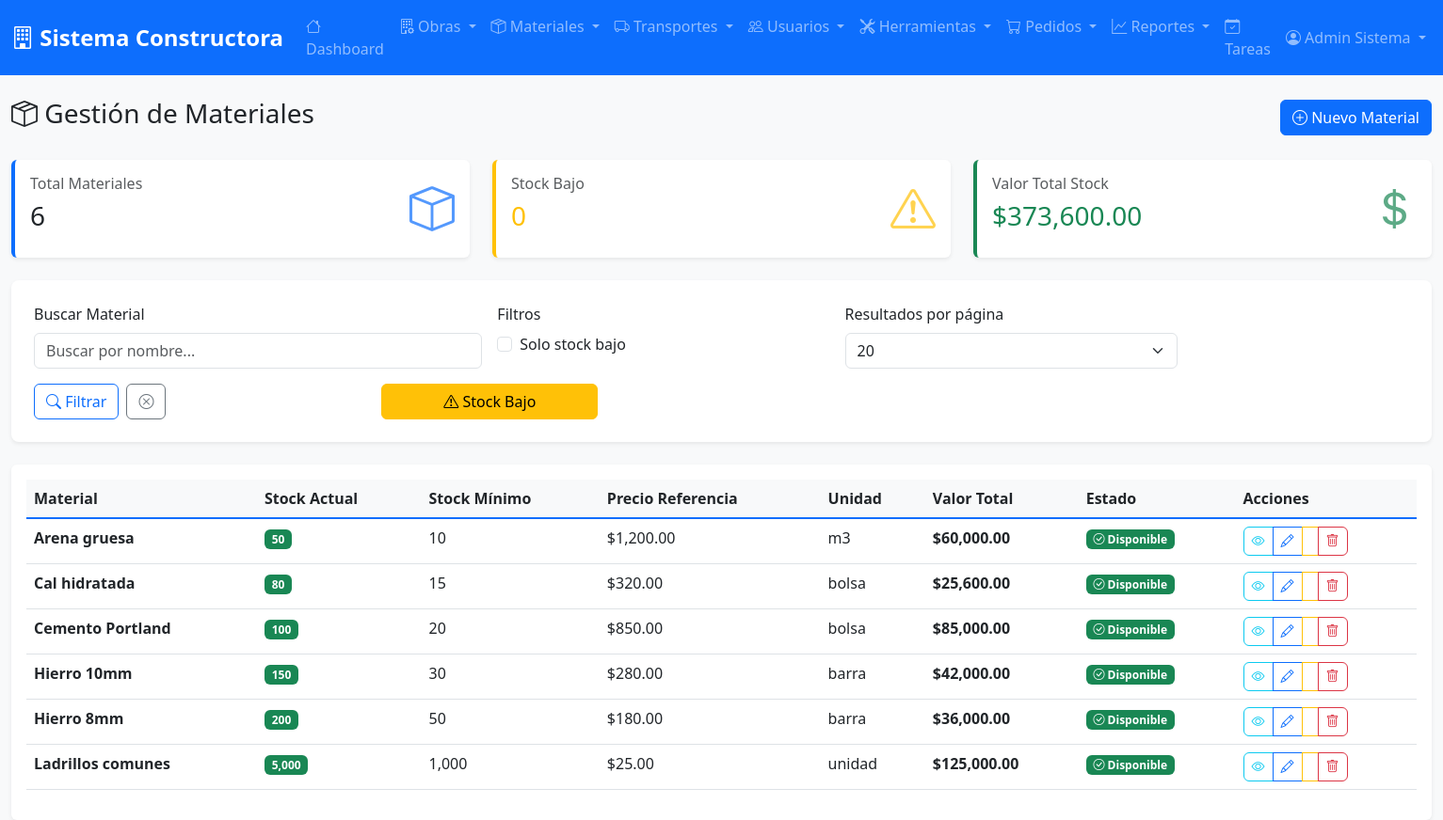
Screenshot of /modules/materiales/list.php (signed in) with the database file from the repository.
### tables this page shows
CREATE TABLE materiales (
    id_material INT AUTO_INCREMENT PRIMARY KEY,
    nombre_material VARCHAR(200) NOT NULL,
    descripcion TEXT,
    categoria VARCHAR(100),
    stock_actual INT DEFAULT 0,
    stock_minimo INT DEFAULT 0,
    stock_maximo INT DEFAULT 0,
    precio_referencia DECIMAL(10,2) DEFAULT 0.00,
    precio_compra DECIMAL(10,2) DEFAULT 0.00,
    unidad_medida VARCHAR(50) DEFAULT 'unidad',
    proveedor VARCHAR(200),
    codigo_interno VARCHAR(50),
    ubicacion_deposito VARCHAR(100),
    estado ENUM('activo', 'inactivo', 'descontinuado') DEFAULT 'activo',
    fecha_creacion TIMESTAMP DEFAULT CURRENT_TIMESTAMP,
    fecha_actualizacion TIMESTAMP DEFAULT CURRENT_TIMESTAMP ON UPDATE CURRENT_TIMESTAMP
);

### config/config.php (called while the page is built, shortened)
<?php
function is_logged_in() {
    return isset($_SESSION['user_id']) && !empty($_SESSION['user_id']);
}
function get_user_role() {
    return $_SESSION['user_role'] ?? null;
}
function has_permission($required_roles) {
    $user_role = get_user_role();
    if (is_array($required_roles)) {
        return in_array($user_role, $required_roles);
    }
    return $user_role === $required_roles;
}
?>

### modules/materiales/list.php (the view, shortened to what this page needs)
<?php
require_once '../../config/config.php';
$database = new Database();
$conn = $database->getConnection();
$filtro_stock_bajo = isset($_GET['stock_bajo']) ? (bool)$_GET['stock_bajo'] : false;
$filtro_busqueda = $_GET['busqueda'] ?? '';
$where_conditions = [];
$params = [];
$where_clause = !empty($where_conditions) ? 'WHERE ' . implode(' AND ', $where_conditions) : '';
$allowed_page_sizes = [20, 50, 100];
$per_page = (int)($_GET['per_page'] ?? 20);
$page = max(1, (int)($_GET['page'] ?? 1));
$offset = ($page - 1) * $per_page;
try {
    $query = "SELECT * FROM materiales $where_clause ORDER BY nombre_material LIMIT $per_page OFFSET $offset";
    $stmt = $conn->prepare($query);
    $stmt->execute($params);
    $materiales = $stmt->fetchAll();
    $stmt_stats = $conn->query("SELECT
        COUNT(*) as total_materiales,
        COUNT(CASE WHEN stock_actual <= stock_minimo THEN 1 END) as stock_bajo,
        SUM(stock_actual * precio_referencia) as valor_total_stock
        FROM materiales");
    $stats = $stmt_stats->fetch();
} catch (Exception $e) {
    error_log("Error al obtener materiales: " . $e->getMessage());
    $materiales = [];
    $stats = ['total_materiales' => 0, 'stock_bajo' => 0, 'valor_total_stock' => 0];
}
include '../../includes/header.php';
?>
<div class="row">
    <div class="col-12">
        <div class="d-flex justify-content-between align-items-center mb-4">
            <h1 class="h3">
                <i class="bi bi-box-seam"></i> Gestión de Materiales
            </h1>
            <a href="create.php" class="btn btn-primary">
                <i class="bi bi-plus-circle"></i> Nuevo Material
            </a>
        </div>
    </div>
</div>
<div class="row mb-4">
    <div class="col-md-4">
        <div class="card dashboard-card">
            <div class="card-body">
                <div class="d-flex justify-content-between">
                    <div>
                        <h6 class="text-muted">Total Materiales</h6>
                        <h3 class="mb-0"><?php echo $stats['total_materiales']; ?></h3>
                    </div>
                    <div class="align-self-center">
                        <i class="bi bi-box dashboard-icon text-primary"></i>
                    </div>
                </div>
            </div>
        </div>
    </div>
    <div class="col-md-4">
        <div class="card dashboard-card warning">
            <div class="card-body">
                <div class="d-flex justify-content-between">
                    <div>
                        <h6 class="text-muted">Stock Bajo</h6>
                        <h3 class="mb-0 text-warning"><?php echo $stats['stock_bajo']; ?></h3>
                    </div>
                    <div class="align-self-center">
                        <i class="bi bi-exclamation-triangle dashboard-icon text-warning"></i>
                    </div>
                </div>
            </div>
        </div>
    </div>
    <div class="col-md-4">
        <div class="card dashboard-card success">
            <div class="card-body">
                <div class="d-flex justify-content-between">
                    <div>
                        <h6 class="text-muted">Valor Total Stock</h6>
                        <h3 class="mb-0 text-success">$<?php echo number_format((float)($stats['valor_total_stock'] ?? 0), 2); ?></h3>
                    </div>
                    <div class="align-self-center">
                        <i class="bi bi-currency-dollar dashboard-icon text-success"></i>
                    </div>
                </div>
            </div>
        </div>
    </div>
</div>
<div class="filter-section">
    <form method="GET" class="row g-3">
        <div class="col-md-4">
            <label for="busqueda" class="form-label">Buscar Material</label>
            <input type="text" class="form-control" id="busqueda" name="busqueda"
                   placeholder="Buscar por nombre..."
                   value="<?php echo htmlspecialchars($filtro_busqueda); ?>">
        </div>
        <div class="col-md-3">
            <label class="form-label">Filtros</label>
            <div class="form-check">
                <input class="form-check-input" type="checkbox" id="stock_bajo" name="stock_bajo" value="1"
                       <?php echo $filtro_stock_bajo ? 'checked' : ''; ?>>
                <label class="form-check-label" for="stock_bajo">
                    Solo stock bajo
                </label>
            </div>
        </div>
        <div class="col-md-3">
            <label for="per_page" class="form-label">Resultados por página</label>
            <select class="form-select" id="per_page" name="per_page">
                <?php foreach ($allowed_page_sizes as $size): ?>
                    <option value="<?php echo $size; ?>" <?php echo $per_page === $size ? 'selected' : ''; ?>><?php echo $size; ?></option>
                <?php endforeach; ?>
            </select>
        </div>
        <div class="col-md-3 d-flex align-items-end">
            <button type="submit" class="btn btn-outline-primary me-2">
                <i class="bi bi-search"></i> Filtrar
            </button>
            <a href="list.php" class="btn btn-outline-secondary">
                <i class="bi bi-x-circle"></i>
            </a>
        </div>
        <div class="col-md-2 d-flex align-items-end">
            <a href="stock_bajo.php" class="btn btn-warning w-100">
                <i class="bi bi-exclamation-triangle"></i> Stock Bajo
            </a>
        </div>
    </form>
</div>
<div class="card">
    <div class="card-body">
        <?php if (!empty($materiales)): ?>
        <div class="table-responsive">
            <table class="table table-hover">
                <thead>
                    <tr>
                        <th>Material</th>
                        <th>Stock Actual</th>
                        <th>Stock Mínimo</th>
                        <th>Precio Referencia</th>
                        <th>Unidad</th>
                        <th>Valor Total</th>
                        <th>Estado</th>
                        <th>Acciones</th>
                    </tr>
                </thead>
                <tbody>
                    <?php foreach ($materiales as $material): ?>
                    <tr class="<?php echo $material['stock_actual'] <= $material['stock_minimo'] ? 'table-warning' : ''; ?>">
                        <td>
                            <strong><?php echo htmlspecialchars($material['nombre_material']); ?></strong>
                        </td>
                        <td>
                            <span class="badge <?php echo $material['stock_actual'] <= $material['stock_minimo'] ? 'bg-warning text-dark' : 'bg-success'; ?>">
                                <?php echo number_format((float)($material['stock_actual'] ?? 0)); ?>
                            </span>
                        </td>
                        <td><?php echo number_format((float)($material['stock_minimo'] ?? 0)); ?></td>
                        <td>$<?php echo number_format((float)($material['precio_referencia'] ?? 0), 2); ?></td>
                        <td><?php echo htmlspecialchars($material['unidad_medida']); ?></td>
                        <td>
                            <strong>$<?php echo number_format((float)(($material['stock_actual'] ?? 0) * ($material['precio_referencia'] ?? 0)), 2); ?></strong>
                        </td>
                        <td>
                            <?php if ($material['stock_actual'] <= $material['stock_minimo']): ?>
                                <span class="badge bg-warning text-dark">
                                    <i class="bi bi-exclamation-triangle"></i> Stock Bajo
                                </span>
                            <?php elseif ($material['stock_actual'] == 0): ?>
                                <span class="badge bg-danger">
                                    <i class="bi bi-x-circle"></i> Sin Stock
                                </span>
                            <?php else: ?>
                                <span class="badge bg-success">
                                    <i class="bi bi-check-circle"></i> Disponible
                                </span>
                            <?php endif; ?>
                        </td>
                        <td>
                            <div class="btn-group btn-group-sm" role="group">
                                <a href="view.php?id=<?php echo $material['id_material']; ?>"
                                   class="btn btn-outline-info" title="Ver detalles">
                                    <i class="bi bi-eye"></i>
                                </a>
                                <a href="edit.php?id=<?php echo $material['id_material']; ?>"
                                   class="btn btn-outline-primary" title="Editar">
                                    <i class="bi bi-pencil"></i>
                                </a>
                                <a href="adjust_stock.php?id=<?php echo $material['id_material']; ?>"
                                   class="btn btn-outline-warning" title="Ajustar stock">
                                </a>
                                <a href="delete.php?id=<?php echo $material['id_material']; ?>"
                                   class="btn btn-outline-danger btn-delete"
                                   data-item-name="el material '<?php echo htmlspecialchars($material['nombre_material']); ?>'"
                                   title="Eliminar">
                                    <i class="bi bi-trash"></i>
                                </a>
                            </div>
                        </td>
                    </tr>
                    <?php endforeach; ?>
                </tbody>
            </table>
        </div>
        <?php endif; ?>
    </div>
</div>
<?php include '../../includes/footer.php'; ?>

### includes/header.php (shortened to what this page needs)
<!DOCTYPE html>
<html lang="es">
<head>
    <link href="https://cdn.jsdelivr.net/npm/bootstrap@5.3.0/dist/css/bootstrap.min.css" rel="stylesheet">
    <link href="https://cdn.jsdelivr.net/npm/bootstrap-icons@1.10.0/font/bootstrap-icons.css" rel="stylesheet">
    <link href="<?php echo SITE_URL; ?>/assets/css/style.css" rel="stylesheet">
</head>
<body>
    <?php if (is_logged_in()): ?>
    <nav class="navbar navbar-expand-lg navbar-dark bg-primary">
        <div class="container-fluid">
            <a class="navbar-brand" href="<?php echo SITE_URL; ?>">
                <i class="bi bi-building"></i> <?php echo SITE_NAME; ?>
            </a>
            <div class="collapse navbar-collapse" id="navbarNav">
                <ul class="navbar-nav me-auto">
                    <li class="nav-item">
                        <a class="nav-link" href="<?php echo SITE_URL; ?>/dashboard.php">
                            <i class="bi bi-house"></i> Dashboard
                        </a>
                    </li>
                    <?php if (has_permission([ROLE_ADMIN, ROLE_RESPONSABLE])): ?>
                    <li class="nav-item dropdown">
                        <a class="nav-link dropdown-toggle" href="#" role="button" data-bs-toggle="dropdown">
                            <i class="bi bi-building-gear"></i> Obras
                        </a>
                    </li>
                    <?php endif; ?>
                    <?php if (has_permission(ROLE_ADMIN)): ?>
                    <li class="nav-item dropdown">
                        <a class="nav-link dropdown-toggle" href="#" role="button" data-bs-toggle="dropdown">
                            <i class="bi bi-box-seam"></i> Materiales
                        </a>
                    </li>
                    <li class="nav-item dropdown">
                        <a class="nav-link dropdown-toggle" href="#" role="button" data-bs-toggle="dropdown">
                            <i class="bi bi-truck"></i> Transportes
                        </a>
                    </li>
                    <li class="nav-item dropdown">
                        <a class="nav-link dropdown-toggle" href="#" role="button" data-bs-toggle="dropdown">
                            <i class="bi bi-people"></i> Usuarios
                        </a>
                    </li>
                    <?php endif; ?>
                    <li class="nav-item dropdown">
                        <a class="nav-link dropdown-toggle" href="#" role="button" data-bs-toggle="dropdown">
                            <i class="bi bi-tools"></i> Herramientas
                        </a>
                    </li>
                    <li class="nav-item dropdown">
                        <a class="nav-link dropdown-toggle" href="#" role="button" data-bs-toggle="dropdown">
                            <i class="bi bi-cart"></i> Pedidos
                        </a>
                    </li>
                    <?php if (has_permission([ROLE_ADMIN, ROLE_RESPONSABLE])): ?>
                    <li class="nav-item dropdown">
                        <a class="nav-link dropdown-toggle" href="#" role="button" data-bs-toggle="dropdown">
                            <i class="bi bi-graph-up"></i> Reportes
                        </a>
                    </li>
                    <?php endif; ?>
                    <li class="nav-item">
                        <a class="nav-link" href="<?php echo SITE_URL; ?>/modules/tareas/list.php">
                            <i class="bi bi-calendar-check"></i> Tareas
                        </a>
                    </li>
                </ul>
                <ul class="navbar-nav">
                    <li class="nav-item dropdown">
                        <a class="nav-link dropdown-toggle" href="#" role="button" data-bs-toggle="dropdown">
                            <i class="bi bi-person-circle"></i> <?php echo $_SESSION['user_name']; ?>
                        </a>
                    </li>
                </ul>
            </div>
        </div>
    </nav>
    <?php endif; ?>
    <main class="container-fluid mt-4">

### includes/footer.php (shortened to what this page needs)
</main>
</body>
</html>

### assets/css/style.css (style rules this page uses)
:root { --primary-color: #0d6efd; --secondary-color: #6c757d; --success-color: #198754; --danger-color: #dc3545; --warning-color: #ffc107; --info-color: #0dcaf0; --light-color: #f8f9fa; --dark-color: #212529; }
body { background-color: #f8f9fa; font-family: "Segoe UI", Tahoma, Geneva, Verdana, sans-serif; }
.navbar-brand { font-weight: bold; font-size: 1.5rem; }
.card { border: none; box-shadow: 0 0.125rem 0.25rem rgba(0, 0, 0, 0.075); transition: box-shadow 0.15s ease-in-out; }
.btn { border-radius: 0.375rem; font-weight: 500; }
.btn-primary { background-color: var(--primary-color); border-color: var(--primary-color); }
.table { background-color: white; }
.table thead th { background-color: var(--light-color); border-bottom: 2px solid var(--primary-color); font-weight: 600; color: var(--dark-color); }
.form-label { font-weight: 500; color: var(--dark-color); }
.dashboard-card { border-left: 4px solid var(--primary-color); }
.dashboard-card.success { border-left-color: var(--success-color); }
.dashboard-card.warning { border-left-color: var(--warning-color); }
.dashboard-icon { font-size: 3rem; opacity: 0.7; }
.filter-section { background-color: white; border-radius: 0.5rem; padding: 1.5rem; margin-bottom: 1.5rem; box-shadow: 0 0.125rem 0.25rem rgba(0, 0, 0, 0.075); }

### rows the page displays
materiales: nombre_material "Arena gruesa", stock_actual "50", stock_minimo "10", precio_referencia "1,200.00", unidad_medida "m3", ($material['stock_actual'] ?? 0) * ($material['precio_referencia'] ?? 0) "60,000.00", shows "Disponible"
materiales: nombre_material "Cal hidratada", stock_actual "80", stock_minimo "15", precio_referencia "320.00", unidad_medida "bolsa", ($material['stock_actual'] ?? 0) * ($material['precio_referencia'] ?? 0) "25,600.00", shows "Disponible"
materiales: nombre_material "Cemento Portland", stock_actual "100", stock_minimo "20", precio_referencia "850.00", unidad_medida "bolsa", ($material['stock_actual'] ?? 0) * ($material['precio_referencia'] ?? 0) "85,000.00", shows "Disponible"
materiales: nombre_material "Hierro 10mm", stock_actual "150", stock_minimo "30", precio_referencia "280.00", unidad_medida "barra", ($material['stock_actual'] ?? 0) * ($material['precio_referencia'] ?? 0) "42,000.00", shows "Disponible"
materiales: nombre_material "Hierro 8mm", stock_actual "200", stock_minimo "50", precio_referencia "180.00", unidad_medida "barra", ($material['stock_actual'] ?? 0) * ($material['precio_referencia'] ?? 0) "36,000.00", shows "Disponible"
materiales: nombre_material "Ladrillos comunes", stock_actual "5,000", stock_minimo "1,000", precio_referencia "25.00", unidad_medida "unidad", ($material['stock_actual'] ?? 0) * ($material['precio_referencia'] ?? 0) "125,000.00", shows "Disponible"

### other values shown
SITE_NAME "Sistema Constructora"
$_SESSION['user_name'] "Admin Sistema"
$stats['total_materiales'] "6"
$stats['stock_bajo'] "0"
$stats['valor_total_stock'] "373,600.00"
form field per_page "20"
